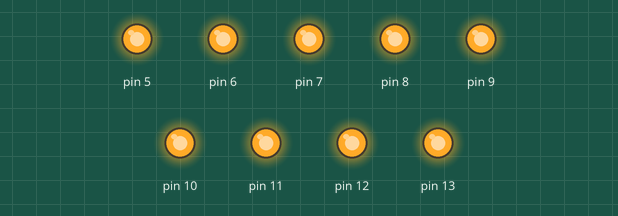
Simulated run of this sketch. Board: Arduino Uno, built with avr-gcc and run on an emulated ATmega328P. On the bench: output pins drawn as LEDs (lit = HIGH).

Above: at 0.03 s.
At 1.05 s:
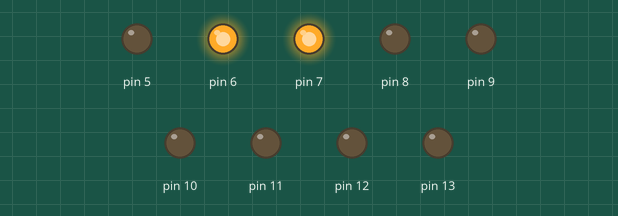
At 2.13 s:
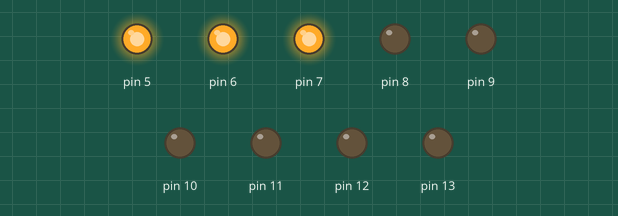
At 4.38 s:
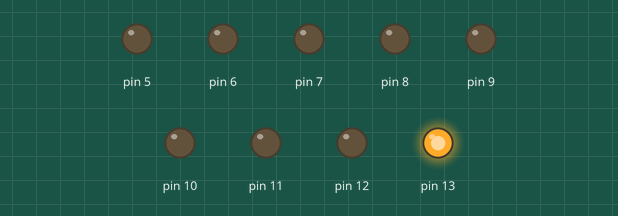
At 6.0 s:
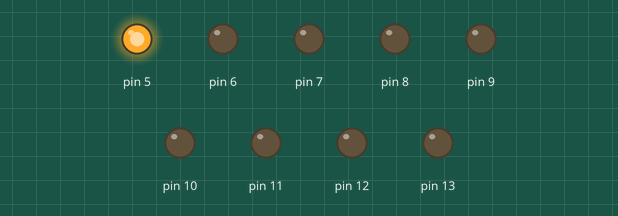
At 8.04 s:
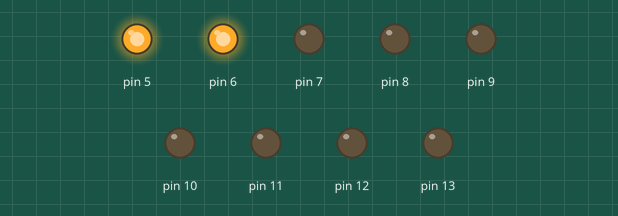
Timing chart, 0 to 9.2 s (numbered marks = the images above):
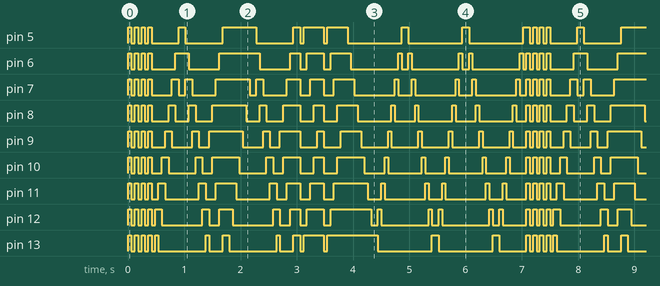

Measured:
- by itself, pin 5–13: moves between LOW and HIGH, repeating every 7.1 s
- by itself, everything shown: repeats every 7.1 s, in 107 steps

The sketch:

blinking-led-patterns.ino
```cpp
void setup() {
  pinMode(13, OUTPUT);
  pinMode(12, OUTPUT);
  pinMode(11, OUTPUT);
  pinMode(10, OUTPUT);
  pinMode(9, OUTPUT);
  pinMode(8, OUTPUT);
  pinMode(7, OUTPUT);
  pinMode(6, OUTPUT);
  pinMode(5, OUTPUT);
}

void loop() {
  for(int i=0; i<=3; i++){
    digitalWrite(13, HIGH);
    digitalWrite(12, HIGH);
    digitalWrite(11, HIGH);
    digitalWrite(10, HIGH);
    digitalWrite(9, HIGH);
    digitalWrite(8, HIGH);
    digitalWrite(7, HIGH);
    digitalWrite(6, HIGH);
    digitalWrite(5, HIGH);
    delay(60);

    digitalWrite(13, LOW);
    digitalWrite(12, LOW);
    digitalWrite(11, LOW);
    digitalWrite(10, LOW);
    digitalWrite(9, LOW);
    digitalWrite(8, LOW);
    digitalWrite(7, LOW);
    digitalWrite(6, LOW);
    digitalWrite(5, LOW);
    delay(60);
  }
  for(int j=0; j<=1; j++){
    digitalWrite(13, HIGH);
    digitalWrite(12, HIGH);
    delay(60);

    digitalWrite(13, LOW);
    digitalWrite(11, HIGH);
    delay(60);

    digitalWrite(12, LOW);
    digitalWrite(10, HIGH);
    delay(60);

    digitalWrite(11, LOW);
    digitalWrite(9, HIGH);
    delay(60);

    digitalWrite(10, LOW);
    digitalWrite(8, HIGH);
    delay(60);

    digitalWrite(9, LOW);
    digitalWrite(7, HIGH);
    delay(60);

    digitalWrite(8, LOW);
    digitalWrite(6, HIGH);
    delay(60);

    digitalWrite(7, LOW);
    digitalWrite(5, HIGH);
    delay(60);

    digitalWrite(6, HIGH);
    delay(60);

    digitalWrite(5, LOW);
    digitalWrite(6, HIGH);
    digitalWrite(7, HIGH);
    delay(60);

    digitalWrite(6, LOW);
    digitalWrite(7, HIGH);
    digitalWrite(8, HIGH);
    delay(60);

    digitalWrite(7, LOW);
    digitalWrite(8, HIGH);
    digitalWrite(9, HIGH);
    delay(60);

    digitalWrite(8, LOW);
    digitalWrite(9, HIGH);
    digitalWrite(10, HIGH);
    delay(60);

    digitalWrite(9, LOW);
    digitalWrite(10, HIGH);
    digitalWrite(11, HIGH);
    delay(60);

    digitalWrite(10, LOW);
    digitalWrite(11, HIGH);
    digitalWrite(12, HIGH);
    delay(60);

    digitalWrite(11, LOW);
    digitalWrite(12, HIGH);
    digitalWrite(13, HIGH);
    delay(60);
     digitalWrite(12, LOW);
  digitalWrite(13, LOW);

  digitalWrite(9, HIGH);
  delay(60);

  digitalWrite(10, HIGH);
  digitalWrite(8, HIGH);
  delay(60);

  digitalWrite(11, HIGH);
  digitalWrite(7, HIGH);
  delay(60);

  digitalWrite(12, HIGH);
  digitalWrite(6, HIGH);
  delay(60);

  digitalWrite(13, HIGH);
  digitalWrite(5, HIGH);
  delay(60);
  }
  for(int k=0; k<=1; k++){
    delay(60);

    digitalWrite(13, LOW);
    digitalWrite(12, LOW);
    digitalWrite(11, LOW);
    digitalWrite(10, LOW);
    digitalWrite(9, LOW);
    digitalWrite(8, LOW);
    digitalWrite(7, LOW);
    digitalWrite(6, LOW);
    digitalWrite(5, LOW);
    delay(60);

    digitalWrite(13, HIGH);
    digitalWrite(5, HIGH);
    delay(60);

    digitalWrite(12, HIGH);
    digitalWrite(6, HIGH);
    delay(60);

    digitalWrite(11, HIGH);
    digitalWrite(7, HIGH);
    delay(60);

    digitalWrite(10, HIGH);
    digitalWrite(8, HIGH);
    delay(60);

    digitalWrite(9, HIGH);
    delay(60);
  }


  for(int repeat = 0; repeat < 3; repeat++){

    for(int pin = 5; pin <= 13; pin++){
      digitalWrite(pin, HIGH);
      delay(60);
      digitalWrite(pin, LOW);
    }

    for(int pin = 13; pin >= 5; pin--){
      digitalWrite(pin, HIGH);
      delay(60);
      digitalWrite(pin, LOW);
    }
  }
}
```
